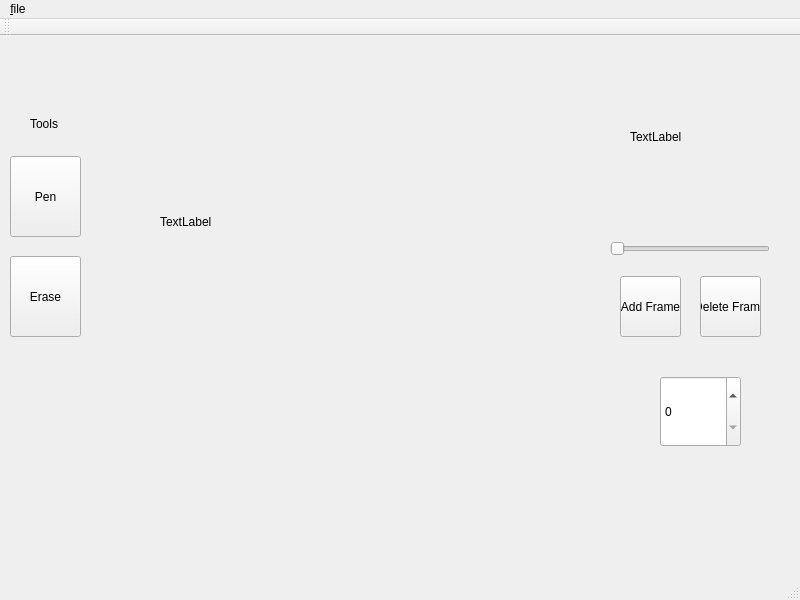
<?xml version="1.0" encoding="UTF-8"?>
<ui version="4.0">
 <class>MainWindow</class>
 <widget class="QMainWindow" name="MainWindow">
  <property name="geometry">
   <rect>
    <x>0</x>
    <y>0</y>
    <width>800</width>
    <height>600</height>
   </rect>
  </property>
  <property name="windowTitle">
   <string>MainWindow</string>
  </property>
  <widget class="QWidget" name="centralwidget">
   <widget class="QToolButton" name="DrawButton">
    <property name="geometry">
     <rect>
      <x>10</x>
      <y>120</y>
      <width>71</width>
      <height>81</height>
     </rect>
    </property>
    <property name="text">
     <string>Pen</string>
    </property>
   </widget>
   <widget class="QToolButton" name="EraseButton">
    <property name="geometry">
     <rect>
      <x>10</x>
      <y>220</y>
      <width>71</width>
      <height>81</height>
     </rect>
    </property>
    <property name="text">
     <string>Erase</string>
    </property>
   </widget>
   <widget class="QLabel" name="MainEditorFrame">
    <property name="geometry">
     <rect>
      <x>160</x>
      <y>40</y>
      <width>401</width>
      <height>291</height>
     </rect>
    </property>
    <property name="text">
     <string>TextLabel</string>
    </property>
   </widget>
   <widget class="QLabel" name="Preview">
    <property name="geometry">
     <rect>
      <x>630</x>
      <y>40</y>
      <width>121</width>
      <height>121</height>
     </rect>
    </property>
    <property name="text">
     <string>TextLabel</string>
    </property>
   </widget>
   <widget class="QSlider" name="horizontalSlider">
    <property name="geometry">
     <rect>
      <x>610</x>
      <y>200</y>
      <width>160</width>
      <height>25</height>
     </rect>
    </property>
    <property name="orientation">
     <enum>Qt::Horizontal</enum>
    </property>
   </widget>
   <widget class="QPushButton" name="AddFrameButton">
    <property name="geometry">
     <rect>
      <x>620</x>
      <y>240</y>
      <width>61</width>
      <height>61</height>
     </rect>
    </property>
    <property name="text">
     <string>Add Frame</string>
    </property>
   </widget>
   <widget class="QPushButton" name="DeleteFrameButton">
    <property name="geometry">
     <rect>
      <x>700</x>
      <y>240</y>
      <width>61</width>
      <height>61</height>
     </rect>
    </property>
    <property name="text">
     <string>Delete Frame</string>
    </property>
   </widget>
   <widget class="QLabel" name="label">
    <property name="geometry">
     <rect>
      <x>30</x>
      <y>80</y>
      <width>58</width>
      <height>16</height>
     </rect>
    </property>
    <property name="text">
     <string>Tools</string>
    </property>
   </widget>
   <widget class="QSpinBox" name="frameAdjustor">
    <property name="geometry">
     <rect>
      <x>660</x>
      <y>340</y>
      <width>81</width>
      <height>71</height>
     </rect>
    </property>
   </widget>
  </widget>
  <widget class="QMenuBar" name="menubar">
   <property name="geometry">
    <rect>
     <x>0</x>
     <y>0</y>
     <width>800</width>
     <height>24</height>
    </rect>
   </property>
   <widget class="QMenu" name="menu_file">
    <property name="title">
     <string>&amp;file</string>
    </property>
    <addaction name="action_save"/>
    <addaction name="action_load"/>
    <addaction name="action_new"/>
    <addaction name="action_help"/>
   </widget>
   <addaction name="menu_file"/>
  </widget>
  <widget class="QStatusBar" name="statusbar"/>
  <widget class="QToolBar" name="toolBar">
   <property name="windowTitle">
    <string>toolBar</string>
   </property>
   <attribute name="toolBarArea">
    <enum>TopToolBarArea</enum>
   </attribute>
   <attribute name="toolBarBreak">
    <bool>false</bool>
   </attribute>
  </widget>
  <action name="action_save">
   <property name="text">
    <string>&amp;save as</string>
   </property>
  </action>
  <action name="action_load">
   <property name="text">
    <string>&amp;load</string>
   </property>
  </action>
  <action name="action_new">
   <property name="text">
    <string>&amp;new</string>
   </property>
  </action>
  <action name="action_help">
   <property name="text">
    <string>&amp;help</string>
   </property>
  </action>
 </widget>
 <resources/>
 <connections/>
</ui>
